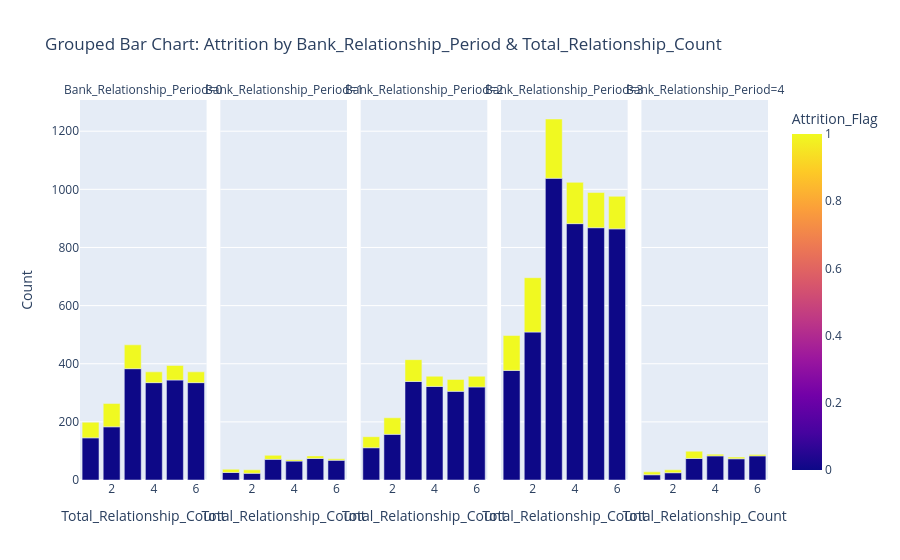

The cell this chart's notebook holds for it:
### Code cell
fig = px.bar(df.groupby(['Bank_Relationship_Period','Total_Relationship_Count'])['Attrition_Flag'].value_counts().reset_index(name='Count'),
             x='Total_Relationship_Count', 
             y='Count', 
             color='Attrition_Flag', 
             facet_col='Bank_Relationship_Period', 
             title='Grouped Bar Chart: Attrition by Bank_Relationship_Period & Total_Relationship_Count',
             barmode='group')

fig.show()

### Figure 1 — Plotly figure (JSON) as saved in the notebook; plotly's stock layout.template omitted (floating-point values rounded to 4 significant figures)
{"data": [{"alignmentgroup": "True", "hovertemplate": "Bank_Relationship_Period=0<br>Total_Relationship_Count=%{x}<br>Count=%{y}<br>Attrition_Flag=%{marker.color}<extra></extra>", "legendgroup": "", "marker": {"color": [0, 1, 0, 1, 0, 1, 0, 1, 0, 1, 0, 1], "coloraxis": "coloraxis", "pattern": {"shape": ""}}, "name": "", "offsetgroup": "", "orientation": "v", "showlegend": false, "textposition": "auto", "type": "bar", "x": [1, 1, 2, 2, 3, 3, 4, 4, 5, 5, 6, 6], "xaxis": "x", "y": [145, 54, 183, 80, 383, 82, 335, 37, 344, 50, 335, 37], "yaxis": "y"}, {"alignmentgroup": "True", "hovertemplate": "Bank_Relationship_Period=1<br>Total_Relationship_Count=%{x}<br>Count=%{y}<br>Attrition_Flag=%{marker.color}<extra></extra>", "legendgroup": "", "marker": {"color": [0, 1, 0, 1, 0, 1, 0, 1, 0, 1, 0, 1], "coloraxis": "coloraxis", "pattern": {"shape": ""}}, "name": "", "offsetgroup": "", "orientation": "v", "showlegend": false, "textposition": "auto", "type": "bar", "x": [1, 1, 2, 2, 3, 3, 4, 4, 5, 5, 6, 6], "xaxis": "x2", "y": [26, 11, 23, 12, 71, 14, 65, 5, 74, 9, 68, 5], "yaxis": "y2"}, {"alignmentgroup": "True", "hovertemplate": "Bank_Relationship_Period=2<br>Total_Relationship_Count=%{x}<br>Count=%{y}<br>Attrition_Flag=%{marker.color}<extra></extra>", "legendgroup": "", "marker": {"color": [0, 1, 0, 1, 0, 1, 0, 1, 0, 1, 0, 1], "coloraxis": "coloraxis", "pattern": {"shape": ""}}, "name": "", "offsetgroup": "", "orientation": "v", "showlegend": false, "textposition": "auto", "type": "bar", "x": [1, 1, 2, 2, 3, 3, 4, 4, 5, 5, 6, 6], "xaxis": "x3", "y": [111, 38, 157, 57, 339, 75, 322, 35, 305, 41, 320, 37], "yaxis": "y3"}, {"alignmentgroup": "True", "hovertemplate": "Bank_Relationship_Period=3<br>Total_Relationship_Count=%{x}<br>Count=%{y}<br>Attrition_Flag=%{marker.color}<extra></extra>", "legendgroup": "", "marker": {"color": [0, 1, 0, 1, 0, 1, 0, 1, 0, 1, 0, 1], "coloraxis": "coloraxis", "pattern": {"shape": ""}}, "name": "", "offsetgroup": "", "orientation": "v", "showlegend": false, "textposition": "auto", "type": "bar", "x": [1, 1, 2, 2, 3, 3, 4, 4, 5, 5, 6, 6], "xaxis": "x4", "y": [377, 120, 509, 187, 1038, 204, 882, 142, 868, 121, 864, 112], "yaxis": "y4"}, {"alignmentgroup": "True", "hovertemplate": "Bank_Relationship_Period=4<br>Total_Relationship_Count=%{x}<br>Count=%{y}<br>Attrition_Flag=%{marker.color}<extra></extra>", "legendgroup": "", "marker": {"color": [0, 1, 0, 1, 0, 1, 0, 1, 0, 1, 0, 1], "coloraxis": "coloraxis", "pattern": {"shape": ""}}, "name": "", "offsetgroup": "", "orientation": "v", "showlegend": false, "textposition": "auto", "type": "bar", "x": [1, 1, 2, 2, 3, 3, 4, 4, 5, 5, 6, 6], "xaxis": "x5", "y": [18, 10, 25, 10, 74, 25, 83, 6, 73, 6, 83, 5], "yaxis": "y5"}], "layout": {"annotations": [{"font": {}, "showarrow": false, "text": "Bank_Relationship_Period=0", "x": 0.092, "xanchor": "center", "xref": "paper", "y": 1, "yanchor": "bottom", "yref": "paper"}, {"font": {}, "showarrow": false, "text": "Bank_Relationship_Period=1", "x": 0.296, "xanchor": "center", "xref": "paper", "y": 1, "yanchor": "bottom", "yref": "paper"}, {"font": {}, "showarrow": false, "text": "Bank_Relationship_Period=2", "x": 0.5, "xanchor": "center", "xref": "paper", "y": 1, "yanchor": "bottom", "yref": "paper"}, {"font": {}, "showarrow": false, "text": "Bank_Relationship_Period=3", "x": 0.704, "xanchor": "center", "xref": "paper", "y": 1, "yanchor": "bottom", "yref": "paper"}, {"font": {}, "showarrow": false, "text": "Bank_Relationship_Period=4", "x": 0.908, "xanchor": "center", "xref": "paper", "y": 1, "yanchor": "bottom", "yref": "paper"}], "barmode": "group", "coloraxis": {"colorbar": {"title": {"text": "Attrition_Flag"}}, "colorscale": [[0, "#0d0887"], [0.1111, "#46039f"], [0.2222, "#7201a8"], [0.3333, "#9c179e"], [0.4444, "#bd3786"], [0.5556, "#d8576b"], [0.6667, "#ed7953"], [0.7778, "#fb9f3a"], [0.8889, "#fdca26"], [1, "#f0f921"]]}, "legend": {"tracegroupgap": 0}, "title": {"text": "Grouped Bar Chart: Attrition by Bank_Relationship_Period & Total_Relationship_Count"}, "xaxis": {"anchor": "y", "domain": [0, 0.184], "title": {"text": "Total_Relationship_Count"}}, "xaxis2": {"anchor": "y2", "domain": [0.204, 0.388], "matches": "x", "title": {"text": "Total_Relationship_Count"}}, "xaxis3": {"anchor": "y3", "domain": [0.408, 0.592], "matches": "x", "title": {"text": "Total_Relationship_Count"}}, "xaxis4": {"anchor": "y4", "domain": [0.612, 0.796], "matches": "x", "title": {"text": "Total_Relationship_Count"}}, "xaxis5": {"anchor": "y5", "domain": [0.816, 1], "matches": "x", "title": {"text": "Total_Relationship_Count"}}, "yaxis": {"anchor": "x", "domain": [0, 1], "title": {"text": "Count"}}, "yaxis2": {"anchor": "x2", "domain": [0, 1], "matches": "y", "showticklabels": false}, "yaxis3": {"anchor": "x3", "domain": [0, 1], "matches": "y", "showticklabels": false}, "yaxis4": {"anchor": "x4", "domain": [0, 1], "matches": "y", "showticklabels": false}, "yaxis5": {"anchor": "x5", "domain": [0, 1], "matches": "y", "showticklabels": false}}}
